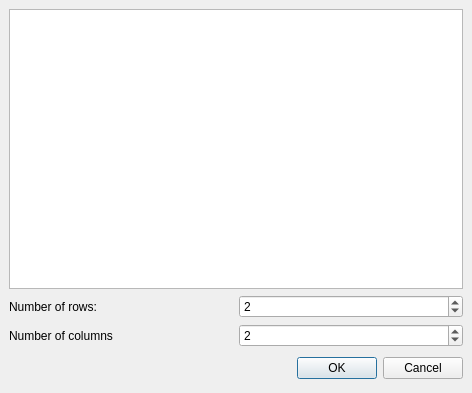
<ui version="4.0" >
 <class>ArrayDialog</class>
 <widget class="QDialog" name="ArrayDialog" >
  <property name="geometry" >
   <rect>
    <x>0</x>
    <y>0</y>
    <width>472</width>
    <height>393</height>
   </rect>
  </property>
  <layout class="QGridLayout" >
   <property name="leftMargin" >
    <number>9</number>
   </property>
   <property name="topMargin" >
    <number>9</number>
   </property>
   <property name="rightMargin" >
    <number>9</number>
   </property>
   <property name="bottomMargin" >
    <number>9</number>
   </property>
   <property name="horizontalSpacing" >
    <number>6</number>
   </property>
   <property name="verticalSpacing" >
    <number>6</number>
   </property>
   <item row="0" column="0" >
    <layout class="QGridLayout" >
     <property name="leftMargin" >
      <number>0</number>
     </property>
     <property name="topMargin" >
      <number>0</number>
     </property>
     <property name="rightMargin" >
      <number>0</number>
     </property>
     <property name="bottomMargin" >
      <number>0</number>
     </property>
     <property name="horizontalSpacing" >
      <number>6</number>
     </property>
     <property name="verticalSpacing" >
      <number>6</number>
     </property>
     <item row="2" column="0" >
      <widget class="QLabel" name="label_3" >
       <property name="text" >
        <string>Number of columns</string>
       </property>
      </widget>
     </item>
     <item row="0" column="0" colspan="2" >
      <widget class="QTableWidget" name="tableWidget" >
       <property name="rowCount" >
        <number>0</number>
       </property>
       <property name="columnCount" >
        <number>0</number>
       </property>
      </widget>
     </item>
     <item row="2" column="1" >
      <widget class="QSpinBox" name="spinBoxColumns" >
       <property name="minimum" >
        <number>1</number>
       </property>
       <property name="value" >
        <number>2</number>
       </property>
      </widget>
     </item>
     <item row="1" column="1" >
      <widget class="QSpinBox" name="spinBoxRows" >
       <property name="value" >
        <number>2</number>
       </property>
      </widget>
     </item>
     <item row="1" column="0" >
      <widget class="QLabel" name="label_4" >
       <property name="text" >
        <string>Number of rows:</string>
       </property>
      </widget>
     </item>
    </layout>
   </item>
   <item row="1" column="0" >
    <layout class="QHBoxLayout" >
     <property name="spacing" >
      <number>6</number>
     </property>
     <property name="leftMargin" >
      <number>0</number>
     </property>
     <property name="topMargin" >
      <number>0</number>
     </property>
     <property name="rightMargin" >
      <number>0</number>
     </property>
     <property name="bottomMargin" >
      <number>0</number>
     </property>
     <item>
      <spacer>
       <property name="orientation" >
        <enum>Qt::Horizontal</enum>
       </property>
       <property name="sizeHint" >
        <size>
         <width>131</width>
         <height>31</height>
        </size>
       </property>
      </spacer>
     </item>
     <item>
      <widget class="QPushButton" name="okButton" >
       <property name="text" >
        <string>OK</string>
       </property>
      </widget>
     </item>
     <item>
      <widget class="QPushButton" name="cancelButton" >
       <property name="text" >
        <string>Cancel</string>
       </property>
      </widget>
     </item>
    </layout>
   </item>
  </layout>
 </widget>
 <resources/>
 <connections/>
</ui>
